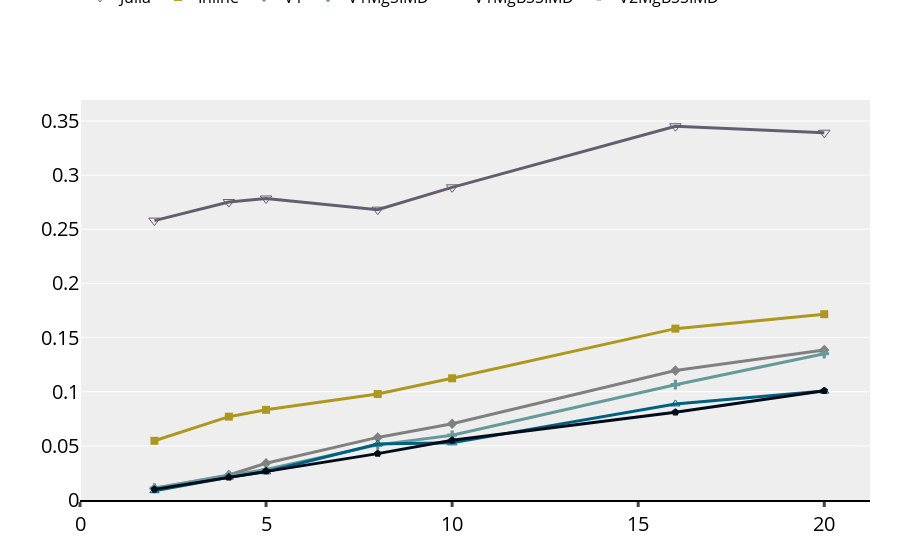

Notebook code for this chart:
### Code cell
fig = go.Figure()

runtime_func = ['Inline', 'V1', 'V1MgSIMD',  'V1MgBSSIMD', 'V2MgBSSIMD']
# func_alias = ['Baseline', 'Inline', 'InlineSIMD', 'V1', 'V1Mg', 'V1MgSIMD', 'V1MgSIMD2', 'V1MgRd', 'V1MgRdSIMD', 'V1MgBS', 'V1MgBSSIMD', 'V2Mg','V2MgSIMD', 'V2MgBS', 'V2MgBSSIMD', 'V2MgSearch_nofree']
colors = ['#e1cc55', '#ad981f',  '#808080', '#669999',  '#006080', '#000b1a']
julia_same=julia_df.loc[julia_df['V']==5000]
fig.add_trace(go.Scatter(x=julia_same['E/V'], y=julia_same["runtime"],  name=f"Julia",
                            mode='lines+markers', marker=dict(symbol=marker_symbols[13],size=10),
                            line=dict(color='#665c70', width=3)))
for j, func in enumerate(runtime_func):
    same = res.loc[(res['function']==func)&(res['V']==5000)]
    fig.add_trace(go.Scatter(x=same['E/V'], y=same["runtime"], name=f"{func}",
                            mode='lines+markers', marker=dict(symbol=marker_symbols[j+1],size=8),
                            line=dict(color=colors[j+1], width=3)))
legend_font=dict(size=16,color='#000000')
fig.update_layout(xaxis=dict(showline=True, showgrid=False, rangemode="tozero",nticks=6,
                             linecolor='rgb(0, 0, 0)', linewidth=2,
                             tickwidth=3, tickfont=num_font, ticks='outside'),
                  yaxis=dict(tickfont=num_font, zeroline=False, showticklabels=True, rangemode="tozero",nticks=8,
                             showline=False),
                  showlegend=True, legend=dict(font=legend_font, orientation='h', valign='top', x=0, y=1.3, 
                                               yanchor='top',xanchor='left'),
                  margin=dict(autoexpand=False, l=80, r=30, t=100,b=60),
                  plot_bgcolor="#eeeeee"
                  )
fig.show()
fig.write_image("runtime_v5000.pdf")

### Figure 1 — Plotly figure (JSON) as saved in the notebook; plotly's stock layout.template omitted (floating-point values rounded to 4 significant figures)
{"data": [{"line": {"color": "#665c70", "width": 3}, "marker": {"size": 10, "symbol": "triangle-down-open"}, "mode": "lines+markers", "name": "Julia", "type": "scatter", "x": [2, 4, 5, 8, 10, 16, 20], "y": [0.258, 0.2752, 0.2784, 0.2681, 0.2888, 0.3452, 0.3392]}, {"line": {"color": "#ad981f", "width": 3}, "marker": {"size": 8, "symbol": "square"}, "mode": "lines+markers", "name": "Inline", "type": "scatter", "x": [2, 4, 5, 8, 10, 16, 20], "y": ["0.054672", "0.076958", "0.0832652", "0.0978502", "0.112405", "0.158244", "0.171585"]}, {"line": {"color": "#808080", "width": 3}, "marker": {"size": 8, "symbol": "diamond"}, "mode": "lines+markers", "name": "V1", "type": "scatter", "x": [2, 4, 5, 8, 10, 16, 20], "y": ["0.0105257", "0.0230774", "0.0339318", "0.0578026", "0.0703763", "0.119538", "0.138489"]}, {"line": {"color": "#669999", "width": 3}, "marker": {"size": 8, "symbol": "cross"}, "mode": "lines+markers", "name": "V1MgSIMD", "type": "scatter", "x": [2, 4, 5, 8, 10, 16, 20], "y": ["0.0110384", "0.0225584", "0.0281399", "0.0509088", "0.0598247", "0.106511", "0.135082"]}, {"line": {"color": "#006080", "width": 3}, "marker": {"size": 8, "symbol": "triangle-up-open"}, "mode": "lines+markers", "name": "V1MgBSSIMD", "type": "scatter", "x": [2, 4, 5, 8, 10, 16, 20], "y": ["0.00859315", "0.0210866", "0.026052", "0.0517238", "0.052755", "0.0887211", "0.100585"]}, {"line": {"color": "#000b1a", "width": 3}, "marker": {"size": 8, "symbol": "pentagon"}, "mode": "lines+markers", "name": "V2MgBSSIMD", "type": "scatter", "x": [2, 4, 5, 8, 10, 16, 20], "y": ["0.00981931", "0.0209795", "0.0267717", "0.0428303", "0.0550996", "0.0810923", "0.100934"]}], "layout": {"legend": {"font": {"color": "#000000", "size": 16}, "orientation": "h", "valign": "top", "x": 0, "xanchor": "left", "y": 1.3, "yanchor": "top"}, "margin": {"autoexpand": false, "b": 60, "l": 80, "r": 30, "t": 100}, "plot_bgcolor": "#eeeeee", "showlegend": true, "xaxis": {"linecolor": "rgb(0, 0, 0)", "linewidth": 2, "nticks": 6, "rangemode": "tozero", "showgrid": false, "showline": true, "tickfont": {"color": "#000000", "size": 20}, "ticks": "outside", "tickwidth": 3}, "yaxis": {"nticks": 8, "rangemode": "tozero", "showline": false, "showticklabels": true, "tickfont": {"color": "#000000", "size": 20}, "zeroline": false}}}
